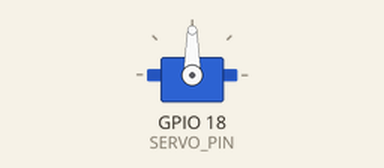
Recording of a program running on a simulated Raspberry Pi (BCM pin numbers). Parts: servo. Servo angles are drawn from the pulse width (0.5 ms = 0°, 2.5 ms = 180°).

Above: at 0.05 s.
At 2.0 s:
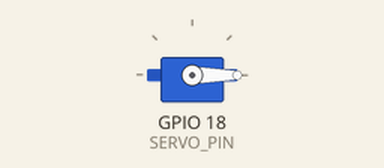
At 4.0 s:
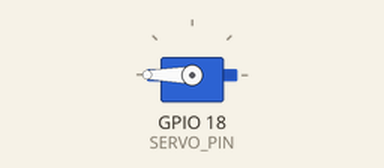
Timing chart, 0 to 5.2 s (numbered marks = the images above):
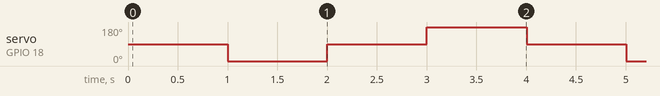

Measured:
- by itself, servo on GPIO 18 (SERVO_PIN): repeats every 4.0 s: 90° 1.0 s, 180° 1.0 s, 90° 1.0 s, 0° 1.0 s

The program:

servo_test.py
```python
import pigpio
import time

SERVO_PIN = 18
# pigpio Initialize
pi = pigpio.pi()

# Servo motor 90 degree
def set_angle(angle):
  assert 0 <= angle <= 180, '0-180'

  # degree is from 500 to 2500 pulse width mapping
  pulse_width = (angle / 180) * (2500 - 500) + 500

  # pulse width set and rotate servo
  pi.set_servo_pulsewidth(SERVO_PIN, pulse_width)

# UseCase
while True:
  set_angle(90) # Servo 90 degree
  time.sleep(1)

  set_angle(0) # Servo 0 degree
  time.sleep(1)

  set_angle(90) # Servo 90 degree
  time.sleep(1)

  set_angle(180) # Servo 180 degree
  time.sleep(1)
```
